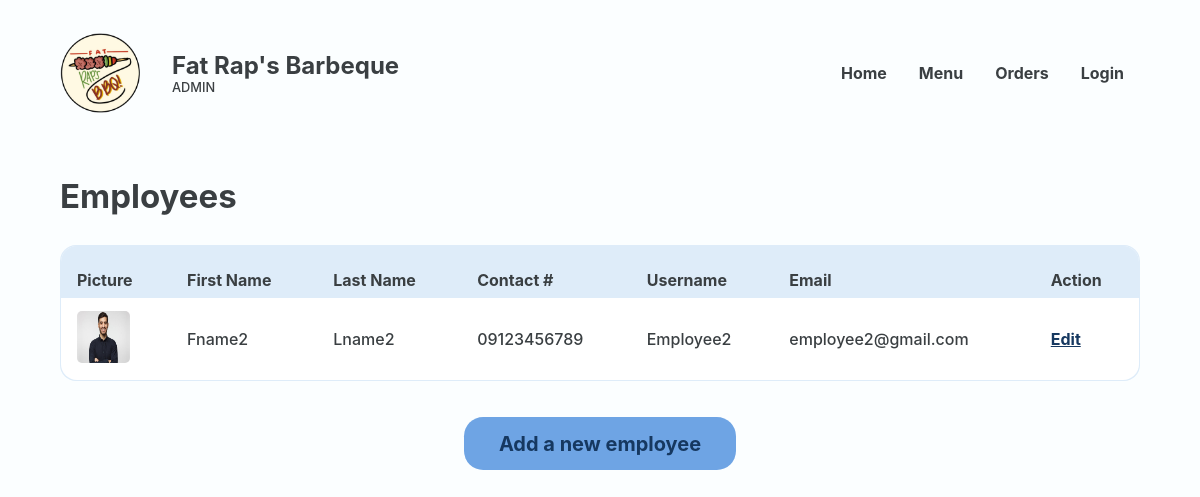
/Website/admin-employee-accounts.php, run on the app's committed database.
### tables this page shows
CREATE TABLE `employee` (
  `EMP_ID` int(18) UNSIGNED NOT NULL,
  `PRSN_ID` int(18) NOT NULL,
  `EMP_FNAME` varchar(50) NOT NULL,
  `EMP_LNAME` varchar(50) NOT NULL,
  `EMP_IMAGE` varchar(250) NOT NULL,
  `EMP_BRANCH` varchar(50) NOT NULL
);

CREATE TABLE `person` (
  `PRSN_ID` int(18) UNSIGNED NOT NULL,
  `PRSN_NAME` varchar(20) NOT NULL,
  `PRSN_EMAIL` varchar(35) NOT NULL,
  `PRSN_PASSWORD` varchar(250) NOT NULL,
  `PRSN_PHONE` varchar(11) NOT NULL,
  `PRSN_ROLE` varchar(11) NOT NULL
);

### Website/admin-employee-accounts.php (the view, shortened to what this page needs)
<?php
@include 'constants.php';
?>
<!DOCTYPE html>
<html lang="en">
<head>
    <link rel="stylesheet" href="header-styles.css">
    <link rel="stylesheet" href="admin-styles.css">
    <link href='https://unpkg.com/boxicons@2.1.4/css/boxicons.min.css' rel='stylesheet'>
</head>
<body>
    <header class="backend">
        <div class="header-container">
            <div class="website-title">
                <img id="logo" src="images/client-logo.png">
                <div class="text">
                    <h1>Fat Rap's Barbeque</h1>
                    <p>ADMIN</p>
                </div>
            </div>
                <ul class = 'menubar'>
                    <li><a href="<?php echo SITEURL; ?>admin-home.php">Home</a></li>
                    <li><a href="<?php echo SITEURL; ?>admin-edit-menu.php">Menu</a></li>
                    <li><a href="<?php echo SITEURL; ?>admin-new-orders.php">Orders</a></li>
                    <?php
                    if (isset($_SESSION['prsn_id'])) {
                    ?>
                        <li><a href="<?php echo SITEURL; ?>logout.php">Logout</a>
                    </li>
                        <?php
                    } else {
                        ?>
                        <li><a href="<?php echo SITEURL; ?>login-page.php">Login</a></li>
                    <?php
                    }
                    ?>
                </ul>
        </div>
    </header>
    <main>
        <section class="section">
            <div class="container">
                <div class="section-heading row">
                    <h2>Employees</h2>
                </div>
                <section class="section-body">
                    <section class="main-section column">
                        <div class="table-wrapper">
                            <table class="alternating">
                                <tr>
                                    <th class="header">Picture</th>
                                    <th class="header">First Name</th>
                                    <th class="header">Last Name</th>
                                    <th class="header">Contact #</th>
                                    <th class="header">Username</th>
                                    <th class="header">Email</th>
                                    <th class="header">Action</th>
                                </tr>
                                <?php
                                $sql = "SELECT * FROM person, employee WHERE employee.PRSN_ID = person.PRSN_ID AND PRSN_ROLE = 'Employee'";
                                $res = mysqli_query($conn, $sql);
                                $count = mysqli_num_rows($res);
                                if ($count > 0) {
                                    while ($row = mysqli_fetch_assoc($res)) {
                                        $PRSN_ID = $row['PRSN_ID'];
                                        $EMP_ID = $row['EMP_ID'];
                                        $EMP_IMAGE = $row['EMP_IMAGE'];
                                        $EMP_FNAME = $row['EMP_FNAME'];
                                        $EMP_LNAME = $row['EMP_LNAME'];
                                        $PRSN_NUMBER = $row['PRSN_PHONE'];
                                        $PRSN_NAME = $row['PRSN_NAME'];
                                        $PRSN_EMAIL = $row['PRSN_EMAIL'];
                                ?>
                                        <tr>
                                            <td data-cell="Image">
                                                <img src="<?php echo SITEURL; ?>images/<?php echo $EMP_IMAGE; ?>"  alt="">
                                            </td>
                                            <td data-cell="Name"><?php echo $EMP_FNAME?></td>
                                            <td data-cell="Name"><?php echo $EMP_LNAME?></td>
                                            <td data-cell="Contact #"><?php echo $PRSN_NUMBER?></td>
                                            <td data-cell="Username"><?php echo $PRSN_NAME?></td>
                                            <td data-cell="Email"><?php echo $PRSN_EMAIL?></td>
                                            <td data-cell="Action"><a href="<?php echo SITEURL; ?>admin-edit-employee.php?PRSN_ID=<?php echo $PRSN_ID?>&EMP_ID=<?php echo $EMP_ID?>" class="edit">Edit</a></td>
                                        </tr>
                                    <?php
                                    }
                                } else {
                                    ?>
                                    <tr>
                                        <td colspan="5" class="error">Empty</td>
                                    </tr>
                                <?php
                                }
                                ?>
                            </table>
                        </div>
                        <a href="<?php echo SITEURL; ?>admin-add-employee.php" class="page-btn"><button class="big-btn">Add a new employee</button></a>
                    </section>
                </section>
            </div>
        </section>
    </main>
</body>
</html>

### Website/header-styles.css (style rules this page uses)
*, *::before, *::after { margin: 0; padding: 0; box-sizing: border-box; font-family: inherit; }
:root { --bg:#F2FFE1; --primary:#f3d95c; --text:#3A001E; --text2: #FA3F1F; --input-bg:#F7F3DC; --eye-icon:#CEC699; --block: #4ADE5D; --block-p:#277B32; --block-h1: #0F4C17; --form-bg: #FFFDEF; --header-text: #3A001E; }
body { font-family: 'Inter', sans-serif; }
header, footer { width: 100%; display: flex; justify-content: center; align-items: center; }
header { height: 8rem; position: fixed; top: 0; z-index: 100; color: var(--header-text); background-color: var(--bg); }
header.backend { color: #3A3F42; background-color: #FBFEFF; }
.header-container, .footer-container { margin-inline: auto; margin-top: 2rem; margin-bottom: 0.9rem; width: 90%; max-width: 1200px; display: flex; justify-content: space-between; align-items: center; }
.website-title { display: flex; align-items: center; }
header img { width: 80px; position: relative; }
header .text { margin-left: 2rem; }
header h1 { white-space: nowrap; font-size: 1.5rem; }
header .text p, footer .right-container p { font-size: 0.8rem; }
li > a { color: inherit; text-decoration: none; }
.menubar { display: flex; flex-direction: row; list-style-type: none; margin: 0; padding: 0; }
.menubar > li { font-weight: bold; margin: 0 1rem; overflow: hidden; }

### Website/admin-styles.css (style rules this page uses)
*, *::before, *::after { margin: 0; padding: 0; box-sizing: border-box; font-family: inherit; }
:root { --bg:#EDE9D0; --primary:#F5D636; --active-primary:#EDCB1C; --input-bg:#F7F3DC; --form-bg: #FFFDEF; --available:#A8D991; --available-text:#304D23; --fully-booked:#C13B24; --fully-booked-text:var(--text); --closed:#3B3B3B; --closed-text:#A9A9A9; --product-info-bg: #C13B24; --light-text: #FEFBEA; --text:#3A3F42; --light-blue: #DEECF9; --darker-row: #deecf94f; --sidemenu-blue: #6EA4E4; --sidemenu-blue-hover: #5790D5; --sidemenu-blue-text: #163860; --db-highlight-blue: #93CBFF; --gray: #878F94; --accept-green: #78D35A; --reject-red: #DA523B; }
html { color: var(--text); }
body { font-family: 'Inter', sans-serif; font-weight: 500; min-height: 100vh; color: #3A3F42; background-color: #FBFEFF; }
main { padding-top: 8rem; }
.section { width: 100%; display: flex; justify-content: center; align-items: center; }
.container { max-width: 1200px; width: 90%; margin: clamp(1rem, 5vw, 3rem) auto; margin-bottom: 5rem; }
.section-heading { display: flex; flex-direction: column; gap: 0.5rem; margin-bottom: 1.8rem; }
.row { display: flex; flex-direction: row; align-items: center; }
.section-heading h2 { font-size: 2.0625rem; }
.main-section { min-width: 5rem; }
.column { display: flex; flex-direction: column; }
.table-wrapper { width: 100%; background-color: var(--light-blue); border-radius: 1rem; padding: 1px; height: max-content; overflow-x: auto; flex: 1; }
table { background: white; border-radius: 1rem; border-collapse: collapse; width: 100%; }
table .edit, table .trash { color: var(--sidemenu-blue-text); font-weight: bold; }
table th.header, .app-det-tbl table td.header { padding: 1.5rem 1rem 0.5rem 1rem ; background: var(--light-blue); }
table th.header:first-of-type { border-top-left-radius: 1rem; }
table th.header:last-of-type { border-top-right-radius: 1rem; }
td,th { text-align: left; text-wrap: nowrap; }
td { padding: 0.8rem; padding-left: 1rem; }
.alternating tr:nth-last-of-type(2n) { background: var(--darker-row); }
table img { width: 3.3rem; height: 3.3rem; border-radius: 5px; }
button { display: inline-block; border: none; outline: none; padding: 0; cursor: pointer; }
.side-menu .inventory-box, .view, .big-btn { display: block; background-color: var(--sidemenu-blue); padding: 0.9rem 1.1rem; font-size: 1rem; color: var(--sidemenu-blue-text); }
.big-btn { border-radius: 1.2rem; width: max-content; min-width: 17rem; margin: 0 auto; font-weight: bold; font-size: 1.25rem; margin-top: 2.25rem; text-decoration: none; text-align: center; }
.page-btn { text-decoration: none; }

### data on the page
employee: EMP_IMAGE (picture), EMP_FNAME "Fname2", EMP_LNAME "Lname2", PRSN_ID.PRSN_PHONE "09123456789", PRSN_ID.PRSN_NAME "Employee2", PRSN_ID.PRSN_EMAIL "employee2@gmail.com"
